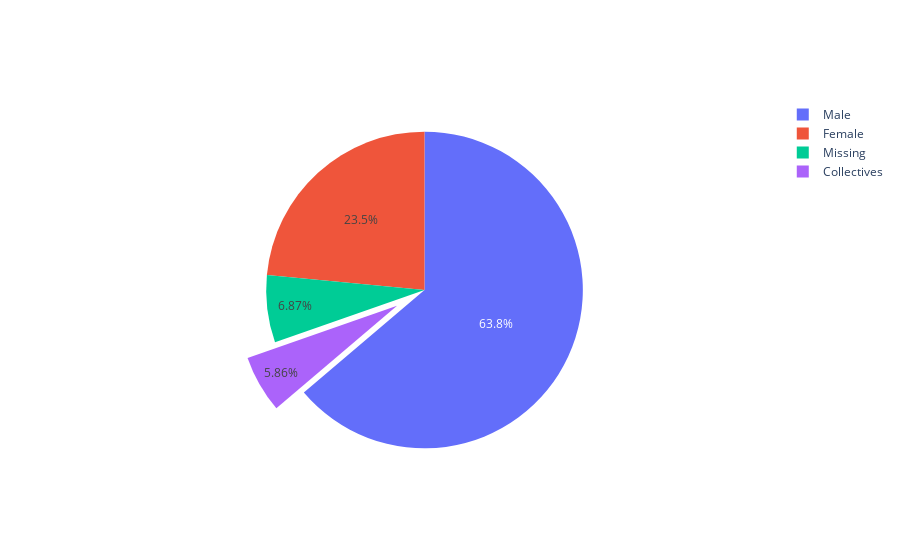

This figure's notebook cell:
### Code cell
# Pulling sectors out from the center -- Rhizome genders

import plotly.graph_objects as go

labels = ['Male','Female','Missing','Collectives']
values = [1448, 533, 156, 133]

# pull is given as a fraction of the pie radius
fig = go.Figure(data=[go.Pie(labels=labels, values=values, pull=[0, 0, 0, 0.2])],)
fig.show()

### Figure 1 — Plotly figure (JSON) as saved in the notebook; plotly's stock layout.template omitted (floating-point values rounded to 4 significant figures)
{"data": [{"labels": ["Male", "Female", "Missing", "Collectives"], "pull": [0, 0, 0, 0.2], "type": "pie", "values": [1448, 533, 156, 133]}], "layout": {}}
